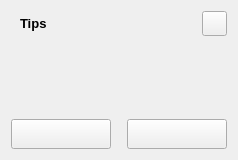
<?xml version="1.0" encoding="UTF-8"?>
<ui version="4.0">
 <class>MyMessageBox</class>
 <widget class="QWidget" name="MyMessageBox">
  <property name="geometry">
   <rect>
    <x>0</x>
    <y>0</y>
    <width>238</width>
    <height>160</height>
   </rect>
  </property>
  <property name="minimumSize">
   <size>
    <width>0</width>
    <height>160</height>
   </size>
  </property>
  <property name="maximumSize">
   <size>
    <width>16777215</width>
    <height>160</height>
   </size>
  </property>
  <property name="windowTitle">
   <string>Form</string>
  </property>
  <layout class="QHBoxLayout" name="horizontalLayout">
   <item>
    <widget class="QWidget" name="w_bg" native="true">
     <layout class="QVBoxLayout" name="lay_bg" stretch="0,0,0,0">
      <property name="leftMargin">
       <number>0</number>
      </property>
      <property name="topMargin">
       <number>0</number>
      </property>
      <property name="rightMargin">
       <number>0</number>
      </property>
      <property name="bottomMargin">
       <number>0</number>
      </property>
      <item>
       <layout class="QHBoxLayout" name="horizontalLayout_4">
        <property name="leftMargin">
         <number>9</number>
        </property>
        <item>
         <widget class="QLabel" name="lab_messagebox_title">
          <property name="font">
           <font>
            <pointsize>10</pointsize>
            <weight>75</weight>
            <bold>true</bold>
           </font>
          </property>
          <property name="text">
           <string>Tips</string>
          </property>
         </widget>
        </item>
        <item>
         <spacer name="horizontalSpacer_2">
          <property name="orientation">
           <enum>Qt::Horizontal</enum>
          </property>
          <property name="sizeHint" stdset="0">
           <size>
            <width>40</width>
            <height>20</height>
           </size>
          </property>
         </spacer>
        </item>
        <item>
         <widget class="QPushButton" name="btn_system_close">
          <property name="minimumSize">
           <size>
            <width>25</width>
            <height>25</height>
           </size>
          </property>
          <property name="maximumSize">
           <size>
            <width>25</width>
            <height>25</height>
           </size>
          </property>
          <property name="text">
           <string/>
          </property>
          <property name="icon">
           <iconset resource="qss.qrc">
            <normaloff>:/icons/close.png</normaloff>:/icons/close.png</iconset>
          </property>
          <property name="iconSize">
           <size>
            <width>20</width>
            <height>20</height>
           </size>
          </property>
         </widget>
        </item>
       </layout>
      </item>
      <item>
       <layout class="QHBoxLayout" name="horizontalLayout_3">
        <property name="leftMargin">
         <number>15</number>
        </property>
        <property name="rightMargin">
         <number>15</number>
        </property>
        <item>
         <widget class="QLabel" name="lab_mbox_icon">
          <property name="minimumSize">
           <size>
            <width>40</width>
            <height>40</height>
           </size>
          </property>
          <property name="maximumSize">
           <size>
            <width>40</width>
            <height>40</height>
           </size>
          </property>
          <property name="text">
           <string/>
          </property>
         </widget>
        </item>
        <item>
         <widget class="QLabel" name="lab_mess_body">
          <property name="text">
           <string/>
          </property>
          <property name="alignment">
           <set>Qt::AlignCenter</set>
          </property>
         </widget>
        </item>
       </layout>
      </item>
      <item>
       <spacer name="verticalSpacer_2">
        <property name="orientation">
         <enum>Qt::Vertical</enum>
        </property>
        <property name="sizeHint" stdset="0">
         <size>
          <width>20</width>
          <height>40</height>
         </size>
        </property>
       </spacer>
      </item>
      <item>
       <layout class="QHBoxLayout" name="horizontalLayout_2">
        <item>
         <widget class="QPushButton" name="btn_mbox_btn01">
          <property name="minimumSize">
           <size>
            <width>100</width>
            <height>30</height>
           </size>
          </property>
          <property name="text">
           <string/>
          </property>
         </widget>
        </item>
        <item>
         <spacer name="horizontalSpacer">
          <property name="orientation">
           <enum>Qt::Horizontal</enum>
          </property>
          <property name="sizeHint" stdset="0">
           <size>
            <width>40</width>
            <height>20</height>
           </size>
          </property>
         </spacer>
        </item>
        <item>
         <widget class="QPushButton" name="btn_mbox_btn02">
          <property name="minimumSize">
           <size>
            <width>100</width>
            <height>30</height>
           </size>
          </property>
          <property name="text">
           <string/>
          </property>
         </widget>
        </item>
       </layout>
      </item>
     </layout>
    </widget>
   </item>
  </layout>
 </widget>
 <resources>
  <include location="qss.qrc"/>
 </resources>
 <connections/>
</ui>
